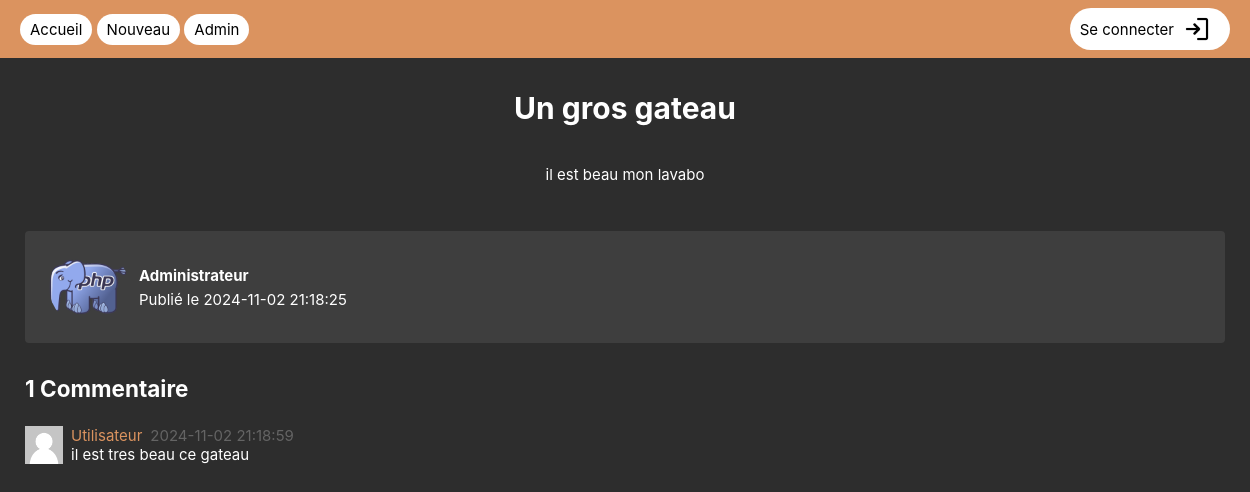
The page /code/article.php?id=1 on the database its author committed.
### tables this page shows
CREATE TABLE IF NOT EXISTS `articles` (
  `id` int NOT NULL AUTO_INCREMENT,
  `title` text NOT NULL,
  `content` text NOT NULL,
  `author_id` int NOT NULL,
  `image_url` text NOT NULL,
  `created_at` datetime NOT NULL DEFAULT CURRENT_TIMESTAMP,
  `updated_at` datetime NOT NULL DEFAULT CURRENT_TIMESTAMP,
  PRIMARY KEY (`id`),
  KEY `author_id` (`author_id`)
);

CREATE TABLE IF NOT EXISTS `users` (
  `id` int NOT NULL AUTO_INCREMENT,
  `email` text NOT NULL,
  `username` text NOT NULL,
  `password` text NOT NULL,
  `avatar_url` text NOT NULL,
  `admin` tinyint(1) NOT NULL DEFAULT '0',
  PRIMARY KEY (`id`)
);

CREATE TABLE IF NOT EXISTS `comments` (
  `id` int NOT NULL AUTO_INCREMENT,
  `author_id` int NOT NULL,
  `content` text NOT NULL,
  `article_id` int NOT NULL,
  `created_at` datetime NOT NULL DEFAULT CURRENT_TIMESTAMP,
  `updated_at` datetime NOT NULL DEFAULT CURRENT_TIMESTAMP,
  PRIMARY KEY (`id`),
  KEY `author_id` (`author_id`),
  KEY `article_id` (`article_id`)
);

### code/includes/User.php (called while the page is built, shortened)
<?php
class User {
    private string $username;
    private string $avatar_url;
    function __construct($id, $username, $email, $password, $avatar_url, $admin) {
        $this->username = $username;
        $this->avatar_url = $avatar_url;
    }
    public function getUsername(): string {
        return $this->username;
    }
    public function getAvatarUrl(): string {
        return $this->avatar_url;
    }
    public static function findById($id): ?User {
        try {
            $conn = get_bdd_connection();
            $stmt = $conn->prepare('SELECT * FROM users where id = ?');
            $stmt->execute([$id]);
            $user = $stmt->fetch();
            if ($user) {
                return new User($user['id'], $user['username'], $user['email'], $user['password'], $user['avatar_url'], $user['admin']);
            }
            throw new UserNotFoundException("L'utilisateur $id n'existe pas");
        } catch (PDOException $e) {
            throw new SQLException($e->getMessage());
        }
    }
}

### code/includes/Article.php (called while the page is built, shortened)
<?php
require_once 'Comment.php';
class Article {
    private int $id;
    private string $title;
    private string $content;
    private User $author;
    private string $created_at;
    private array $comments;
    function __construct($id, $title, $content, $author, $image_url, $created_at, $updated_at) {
        $this->id = $id;
        $this->title = $title;
        $this->content = $content;
        $this->author = $author;
        $this->created_at = $created_at;
        try {
            $conn = get_bdd_connection();
            $stmt = $conn->prepare('SELECT * FROM comments where article_id = ?');
            $stmt->execute([$this->getId()]);
            $comments = $stmt->fetchAll();
            $comments_array = array();
            foreach ($comments as $comment) {
                $comments_array[] = new Comment($comment['id'], User::findById($comment['author_id']), $comment['content'], $this, $comment['created_at'], $comment['updated_at']);
            }
            $this->comments = $comments_array;
        } catch (SQLException $e) {
            throw new SQLException($e->getMessage());
        } catch (UserNotFoundException $e) {
            throw new UserNotFoundException($e->getMessage());
        }
    }
    public function getId(): int {
        return $this->id;
    }
    public function getAuthor(): User {
        return $this->author;
    }
    public function getCreatedAt(): string {
        return $this->created_at;
    }
    public function getContent(): string {
        return $this->content;
    }
    public function getTitle(): string {
        return $this->title;
    }
    public function getComments(): array {
        return $this->comments;
    }
    public static function findById(int $id): Article {
        try {
            $conn = get_bdd_connection();
            $stmt = $conn->prepare('SELECT * FROM articles where id = ?');
            $stmt->execute([$id]);
            $article = $stmt->fetch();
            if ($article) {
                return new Article($article['id'], $article['title'], $article['content'], User::findById($article['author_id']), $article['image_url'], $article['created_at'], $article['updated_at']);
            }
            throw new ArticleNotFoundException("L'article $id n'existe pas");
        } catch (PDOException|SQLException $e) {
            throw new SQLException($e->getMessage());
        } catch (UserNotFoundException $e) {
            throw new UserNotFoundException("L'auteur de l'article n'existe pas");
        }
    }
}

### code/includes/Comment.php (called while the page is built, shortened)
<?php
class Comment {
    private User $author;
    private string $content;
    private string $created_at;
    function __construct(int $id, User $author, string $content, Article $article, string $created_at, string $updated_at) {
        $this->author = $author;
        $this->content = $content;
        $this->created_at = $created_at;
    }
    public function getAuthor(): User {
        return $this->author;
    }
    public function getContent(): string {
        return $this->content;
    }
    public function getCreatedAt(): string {
        return $this->created_at;
    }
}

### code/article.php (the view, shortened to what this page needs)
<?php
require_once 'includes/Article.php';
$article_id = $_GET['id'];
try {
    $article = Article::findById($article_id);
    $article_title = htmlspecialchars($article->getTitle());
    $article_content = htmlspecialchars($article->getContent());
    $author_avatar = $article->getAuthor()->getAvatarUrl();
    $author_username = htmlspecialchars($article->getAuthor()->getUsername());
    $article_updated_at = $article->getUpdatedAt();
    $article_created_at = $article->getCreatedAt();
} catch (SQLException|ArticleNotFoundException|UserNotFoundException $e) {
    die($e->getMessage());
}
$comments = $article->getComments();
?>
<!DOCTYPE html>
<html lang="fr">
<head>
    <link rel="stylesheet" href="res/css/style.css">
</head>
<body>
<?php require_once "includes/header.php"; ?>
<main class="article">
    <div class="article_content">
        <h1><?= $article_title ?></h1>
        <p>
            <?= $article_content ?>
        </p>
    </div>
    <div class="author">
        <img src="<?= $author_avatar ?>" alt="l'image de l'auteur">
        <div class="infos">
            <span class="username"><?= $author_username ?></span>
            <span class="date">Publié le <?= $article_created_at ?><?= (($article_updated_at != $article_created_at ? ", mis à jour le $article_updated_at" : ''))?></span>
        </div>
    </div>
    <div class="comments">
        <h2><?= count($comments) ?> Commentaire<?= count($comments)!=1?'s':'' ?></h2>
        <?php foreach ($comments as $comment): ?>
        <div class="comment">
            <img src="<?= $comment->getAuthor()->getAvatarUrl() ?>" alt="Avatar de <?= htmlspecialchars($comment->getAuthor()->getUsername()) ?>">
            <div class="content">
                <div class="top">
                    <span class="username"><?= htmlspecialchars($comment->getAuthor()->getUsername()) ?></span>
                    <span class="date"><?= $comment->getCreatedAt() ?></span>
                </div>
                <div class="bottom">
                    <?= htmlspecialchars($comment->getContent()) ?>
                </div>
            </div>
        </div>
        <?php endforeach; ?>
    </div>
</main>
</body>
</html>

### code/includes/header.php (shortened to what this page needs)
<?php
require_once 'User.php';
if (empty($__PAGE_PREFIX)) {
    $__PAGE_PREFIX = './';
}
?>
<nav>
    <div class="left">
        <a class="button" href="<?= $__PAGE_PREFIX ?>">Accueil</a>
        <a class="button" href="<?= $__PAGE_PREFIX ?>create_article.php">Nouveau</a>
        <a class="button" href="<?= $__PAGE_PREFIX ?>admin/">Admin</a>
    </div>
    <div class="right">
        <a href="<?= $__PAGE_PREFIX ?>account.php" class="button">
            <?= $username ?? 'Se connecter' ?>
            <img src="<?= $__PAGE_PREFIX.($avatar_url ?? 'res/img/login.png') ?>" alt="<?= $username ?? 'Default' ?>'s avatar">
        </a>
    </div>
</nav>

### code/res/css/style.css (style rules this page uses)
html, body { font-family: "Inter", sans-serif; font-size: 15px; margin: 0; height: 100%; }
body { display: flex; flex-direction: column; background-color: #2D2D2D; color: white; }
nav { background: #DB935F; display: flex; justify-content: space-between; align-items: center; min-height: 50px; padding: 4px 20px; overflow: hidden; }
nav .left { overflow: hidden; display: inline-block; white-space: nowrap; }
nav a.button { background-color: white; color: black; }
nav a.button img { height: 30px; width: 30px; border-radius: 100%; object-fit: cover; }
nav a.button img:first-child { margin-right: 8px; }
nav a.button img:last-child { margin-left: 8px; }
main { flex: 1; display: flex; padding: 0 20px; }
main.article { flex-direction: column; gap: 32px; max-width: 1200px; width: 100%; margin: auto; padding-bottom: 24px; }
main.article > .article_content { display: flex; justify-content: center; align-items: center; flex-direction: column; gap: 12px; }
main.article > .author { display: flex; align-items: center; background-color: #3e3e3e; border-radius: 4px; gap: 10px; padding: 16px 24px; }
main.article > .author > img { width: 80px; border-radius: 100px; }
main.article > .author > .infos { display: flex; flex-direction: column; gap: 5px; }
main.article > .author > .infos .username { font-weight: bold; }
main.article > .comments { display: flex; flex-direction: column; gap: 24px; }
main.article > .comments > .comment { display: flex; gap: 8px; }
main.article > .comments > .comment img { width: 38px; margin-bottom: auto; }
main.article > .comments > .comment .content { flex: 1; }
main.article > .comments > .comment .content .top { display: flex; gap: 8px; align-items: center; }
main.article > .comments > .comment .content .top .username { color: #db935f; }
main.article > .comments > .comment .content .top .date { color: #646464; }
a.button, input.button, button.button, input[type=submit] { border: none; margin: 0; width: auto; overflow: visible; font: inherit; line-height: normal; -webkit-font-smoothing: inherit; -moz-osx-font-smoothing: inherit; -webkit-appearance: none; border-radius: 100px; background-color: #db935f; padding: 6px 10px; text-decoration: none; color: white; }
a { color: #db935f; }
a.button { display: inline-flex; align-items: center; justify-content: center; }
h1, h2, h3, h4, h5, h6 { margin: 0; }

### rows shown on the page
articles: title "Un gros gateau", content "il est beau mon lavabo", created_at "2024-11-02 21:18:25"
users: avatar_url (picture), username "Administrateur"
comments: author.avatar_url (placeholder picture), author.username "Utilisateur", created_at "2024-11-02 21:18:59", content "il est tres beau ce gateau"

### other values the page prints
$username "Se connecter"
count($comments) "1"
